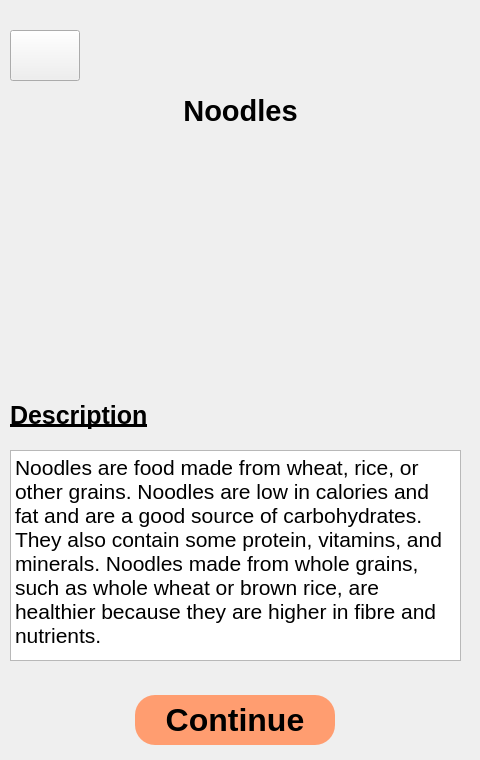
   <widget class="QWidget" name="noodleScreen">
    <attribute name="title">
     <string>noodleScreen</string>
    </attribute>
    <widget class="QPushButton" name="back1_7Button">
     <property name="geometry">
      <rect>
       <x>10</x>
       <y>30</y>
       <width>70</width>
       <height>51</height>
      </rect>
     </property>
     <property name="minimumSize">
      <size>
       <width>70</width>
       <height>0</height>
      </size>
     </property>
     <property name="maximumSize">
      <size>
       <width>70</width>
       <height>16777215</height>
      </size>
     </property>
     <property name="text">
      <string/>
     </property>
     <property name="icon">
      <iconset>
       <normaloff>Images/icons/back.png</normaloff>Images/icons/back.png</iconset>
     </property>
     <property name="iconSize">
      <size>
       <width>40</width>
       <height>40</height>
      </size>
     </property>
    </widget>
    <widget class="QWidget" name="horizontalLayoutWidget_8">
     <property name="geometry">
      <rect>
       <x>0</x>
       <y>690</y>
       <width>471</width>
       <height>61</height>
      </rect>
     </property>
     <layout class="QHBoxLayout" name="horizontalLayout_9">
      <item>
       <widget class="QPushButton" name="startNoodlesCookButton">
        <property name="minimumSize">
         <size>
          <width>200</width>
          <height>50</height>
         </size>
        </property>
        <property name="maximumSize">
         <size>
          <width>200</width>
          <height>50</height>
         </size>
        </property>
        <property name="font">
         <font>
          <pointsize>24</pointsize>
          <weight>75</weight>
          <bold>true</bold>
         </font>
        </property>
        <property name="styleSheet">
         <string notr="true">QPushButton {
    background-color: rgb(255, 157, 112);
    border-radius: 20px;
    border-color: beige;
}
QPushButton:pressed {
    background-color: rgb(216, 131, 95);
    border-style: inset;
}</string>
        </property>
        <property name="text">
         <string>Continue</string>
        </property>
       </widget>
      </item>
     </layout>
    </widget>
    <widget class="QLabel" name="label_24">
     <property name="geometry">
      <rect>
       <x>10</x>
       <y>90</y>
       <width>461</width>
       <height>41</height>
      </rect>
     </property>
     <property name="font">
      <font>
       <pointsize>22</pointsize>
       <weight>75</weight>
       <bold>true</bold>
      </font>
     </property>
     <property name="text">
      <string>Noodles</string>
     </property>
     <property name="alignment">
      <set>Qt::AlignCenter</set>
     </property>
    </widget>
    <widget class="QLabel" name="label_13">
     <property name="geometry">
      <rect>
       <x>110</x>
       <y>150</y>
       <width>261</width>
       <height>241</height>
      </rect>
     </property>
     <property name="styleSheet">
      <string notr="true">background-image: url(:/newPrefix/Images/foodPics/noodles.jpg);</string>
     </property>
     <property name="text">
      <string/>
     </property>
     <property name="pixmap">
      <pixmap resource="images.qrc">:/newPrefix/Images/foodPics/noodles.jpg</pixmap>
     </property>
     <property name="scaledContents">
      <bool>true</bool>
     </property>
    </widget>
    <widget class="QPlainTextEdit" name="plainTextEdit">
     <property name="geometry">
      <rect>
       <x>10</x>
       <y>450</y>
       <width>451</width>
       <height>211</height>
      </rect>
     </property>
     <property name="font">
      <font>
       <pointsize>16</pointsize>
      </font>
     </property>
     <property name="plainText">
      <string>Noodles are food made from wheat, rice, or other grains. Noodles are low in calories and fat and are a good source of carbohydrates. They also contain some protein, vitamins, and minerals. Noodles made from whole grains, such as whole wheat or brown rice, are healthier because they are higher in fibre and nutrients.</string>
     </property>
     <property name="textInteractionFlags">
      <set>Qt::NoTextInteraction</set>
     </property>
    </widget>
    <widget class="QLabel" name="label_14">
     <property name="geometry">
      <rect>
       <x>10</x>
       <y>390</y>
       <width>151</width>
       <height>51</height>
      </rect>
     </property>
     <property name="font">
      <font>
       <pointsize>19</pointsize>
       <weight>75</weight>
       <bold>true</bold>
       <underline>true</underline>
      </font>
     </property>
     <property name="text">
      <string>Description</string>
     </property>
    </widget>
   </widget>
